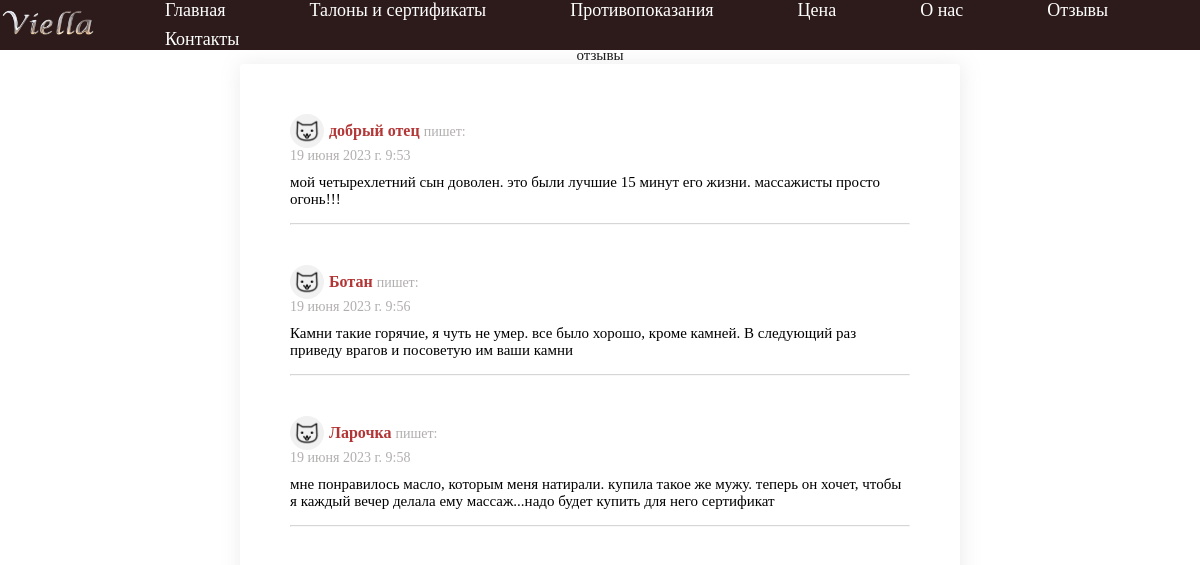
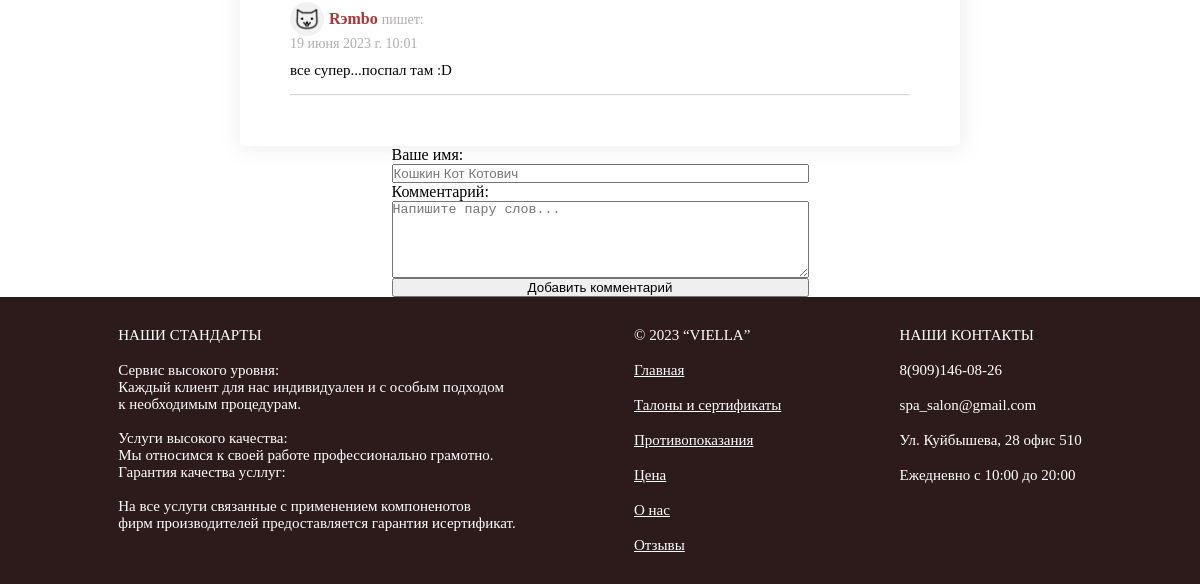
/comment/, run on an earlier commit of the app's database (2 pictures, top to bottom).
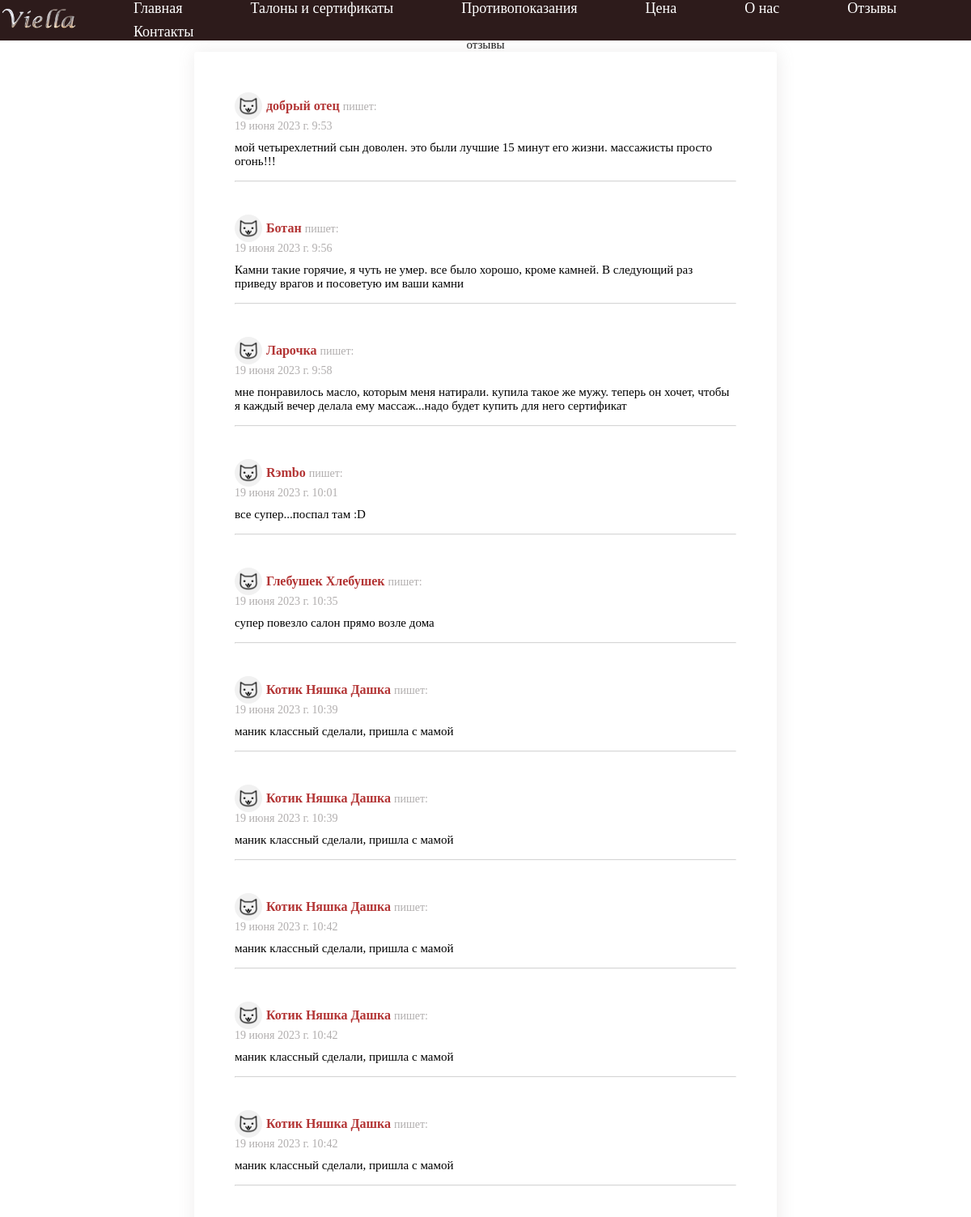
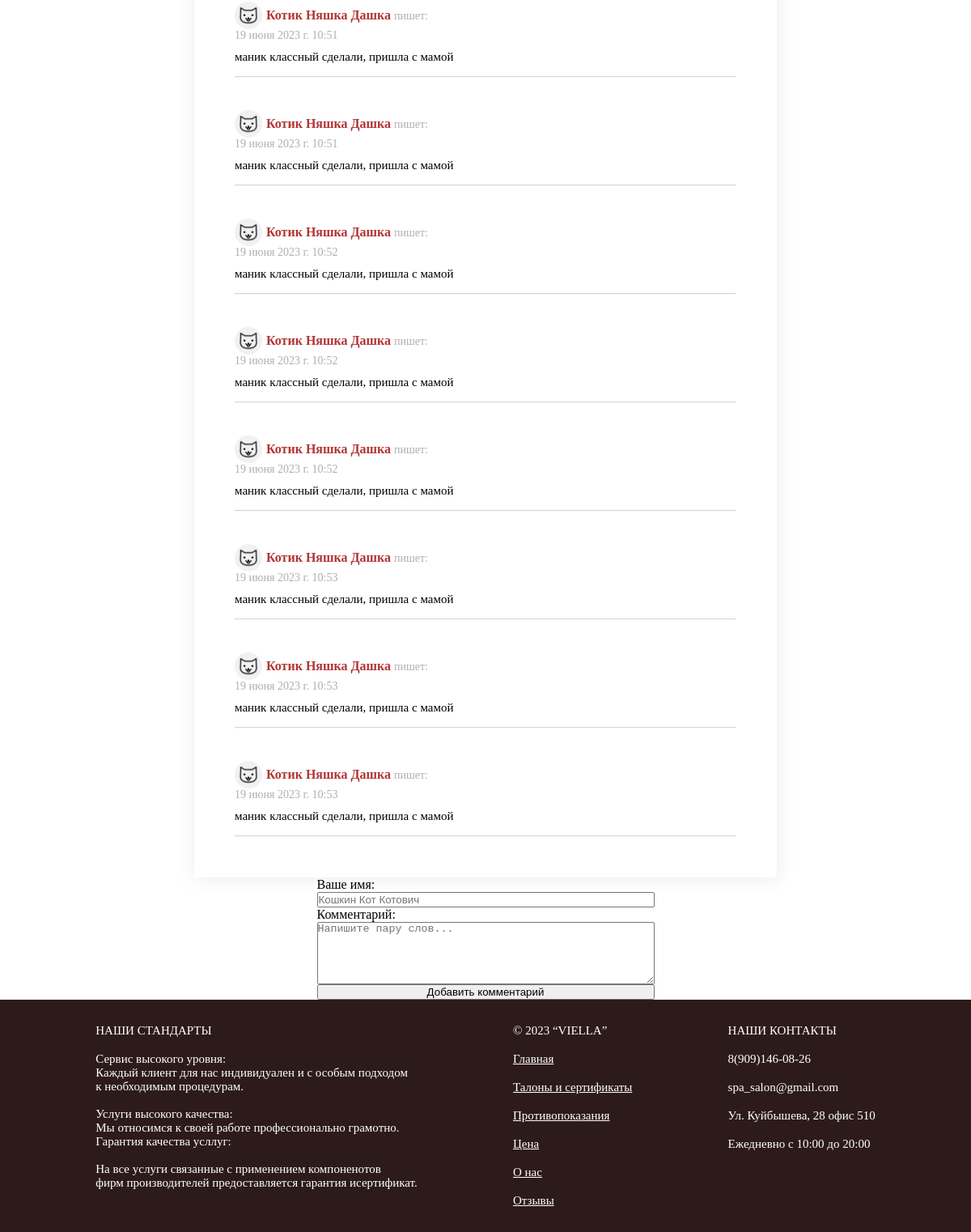
And on a later commit of the database (2 pictures, top to bottom).
### main/models.py (models this page shows, shortened)
class Comments(models.Model):
    name = models.CharField(max_length=32,verbose_name='Ваше имя:')
    text = models.TextField(blank=False,verbose_name='Текст отзыва:')
    create_date = models.DateTimeField(auto_now=True,verbose_name='Дата')
    status = models.BooleanField(verbose_name='Видимость статьи', default=False)
    class Meta():
        verbose_name = 'Комментарий'
        verbose_name_plural = 'Комментарии'

### main/views.py (the view)
# urls.py: path('comment/', comment_view, name='comment'),
def comment_view(request):
    comments = Comments.objects.all()
    context = {}
    if request.method == "POST":
        form = CommentForm(request.POST)
        if form.is_valid():
            form.save()
            form = CommentForm()
    else:
        form = CommentForm()
        context ['comment_form'] = form
    return render(request, 'main/comment.html', {'comments':comments, 'comment_form':form})

### main/forms.py
class CommentForm(forms.ModelForm):
    class Meta:
        model = Comments
        fields = ('name', 'text')
    name = forms.CharField(max_length = 50,
                           min_length = 3,
                           label = "Ваше имя",
                           widget = forms.TextInput(attrs={'placeholder': 'Кошкин Кот Котович', 'class': 'form_input'}))
    text = forms.CharField(max_length=600,
                           label = "Комментарий",
                           widget = forms.Textarea(attrs={'cols':50, 'rows': 5, 'placeholder': 'Напишите пару слов...'}))

### main/templates/main/comment.html (shortened to what this page needs)
{%extends 'root.html'%}
{%block content%}
<p>отзывы</p>
    <div style="width: 55%;
                padding: 30px;
                box-shadow: 1px 1px 20px 1px #9391902b;
                border-radius: 3px;">
    {%for com in comments%}
    <div style="padding: 20px;">
        <div style="display: flex; align-items: center;">
            <img style="width: 30px;
                        padding: 2px;
                        margin-right: 5px;
                        border-radius: 50%;
                        background-color: #f1f1f1;" src="/static/img/user.png">
            <p style="font-size: 16px; color: #b33434;"><b>{{com.name}}</b> <span style="color: rgba(66, 59, 59, 0.411); font-size: 14px;">пишет:</span></p>
        </div>
        <p style="color: rgba(66, 59, 59, 0.411); font-size: 14px;">{{com.create_date}}</p>
        <p style="margin-top: 10px;">{{com.text}}</p>
        <hr style="opacity: 0.4; margin-top: 15px;">
    </div>
    {%endfor%}
    </div>
    <form action="{%url 'comment'%}" method="post"  style="display: flex; flex-direction: column;">
        {{ comment_form }}
        <input type="submit" value="Добавить комментарий">
    </form>
{%endblock%}

What changed in the data, as far as the page shows it:
added Comments: name "Глебушек Хлебушек", create_date "19 июня 2023 г. 10:35", text "супер повезло салон прямо возле дома"
added Comments: name "Котик Няшка Дашка", create_date "19 июня 2023 г. 10:39", text "маник классный сделали, пришла с мамой"
added Comments: name "Котик Няшка Дашка", create_date "19 июня 2023 г. 10:39", text "маник классный сделали, пришла с мамой"
added Comments: name "Котик Няшка Дашка", create_date "19 июня 2023 г. 10:42", text "маник классный сделали, пришла с мамой"
added Comments: name "Котик Няшка Дашка", create_date "19 июня 2023 г. 10:42", text "маник классный сделали, пришла с мамой"
added Comments: name "Котик Няшка Дашка", create_date "19 июня 2023 г. 10:42", text "маник классный сделали, пришла с мамой"
added Comments: name "Котик Няшка Дашка", create_date "19 июня 2023 г. 10:51", text "маник классный сделали, пришла с мамой"
added Comments: name "Котик Няшка Дашка", create_date "19 июня 2023 г. 10:51", text "маник классный сделали, пришла с мамой"
added Comments: name "Котик Няшка Дашка", create_date "19 июня 2023 г. 10:52", text "маник классный сделали, пришла с мамой"
added Comments: name "Котик Няшка Дашка", create_date "19 июня 2023 г. 10:52", text "маник классный сделали, пришла с мамой"
added Comments: name "Котик Няшка Дашка", create_date "19 июня 2023 г. 10:52", text "маник классный сделали, пришла с мамой"
added Comments: name "Котик Няшка Дашка", create_date "19 июня 2023 г. 10:53", text "маник классный сделали, пришла с мамой"
added Comments: name "Котик Няшка Дашка", create_date "19 июня 2023 г. 10:53", text "маник классный сделали, пришла с мамой"
added Comments: name "Котик Няшка Дашка", create_date "19 июня 2023 г. 10:53", text "маник классный сделали, пришла с мамой"
